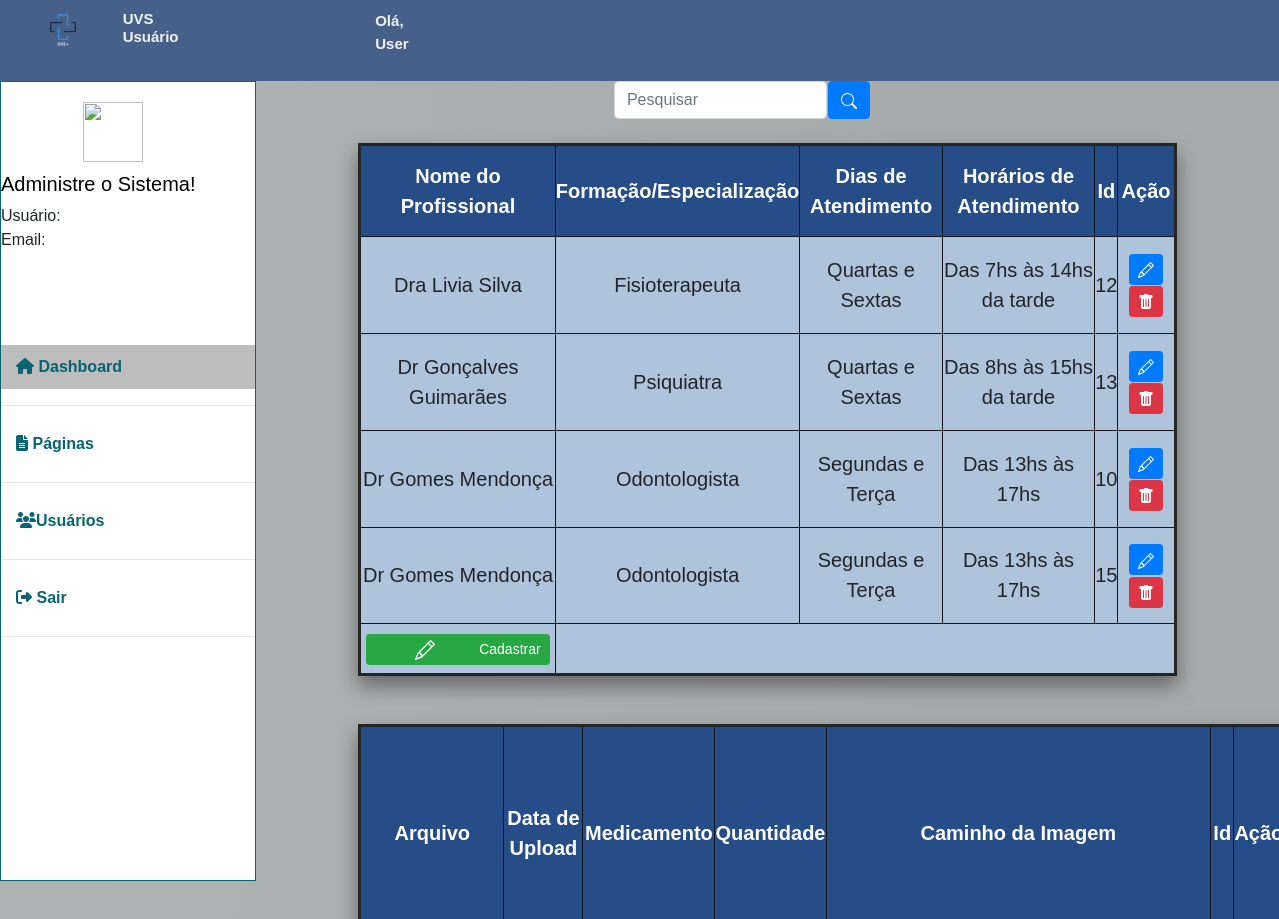
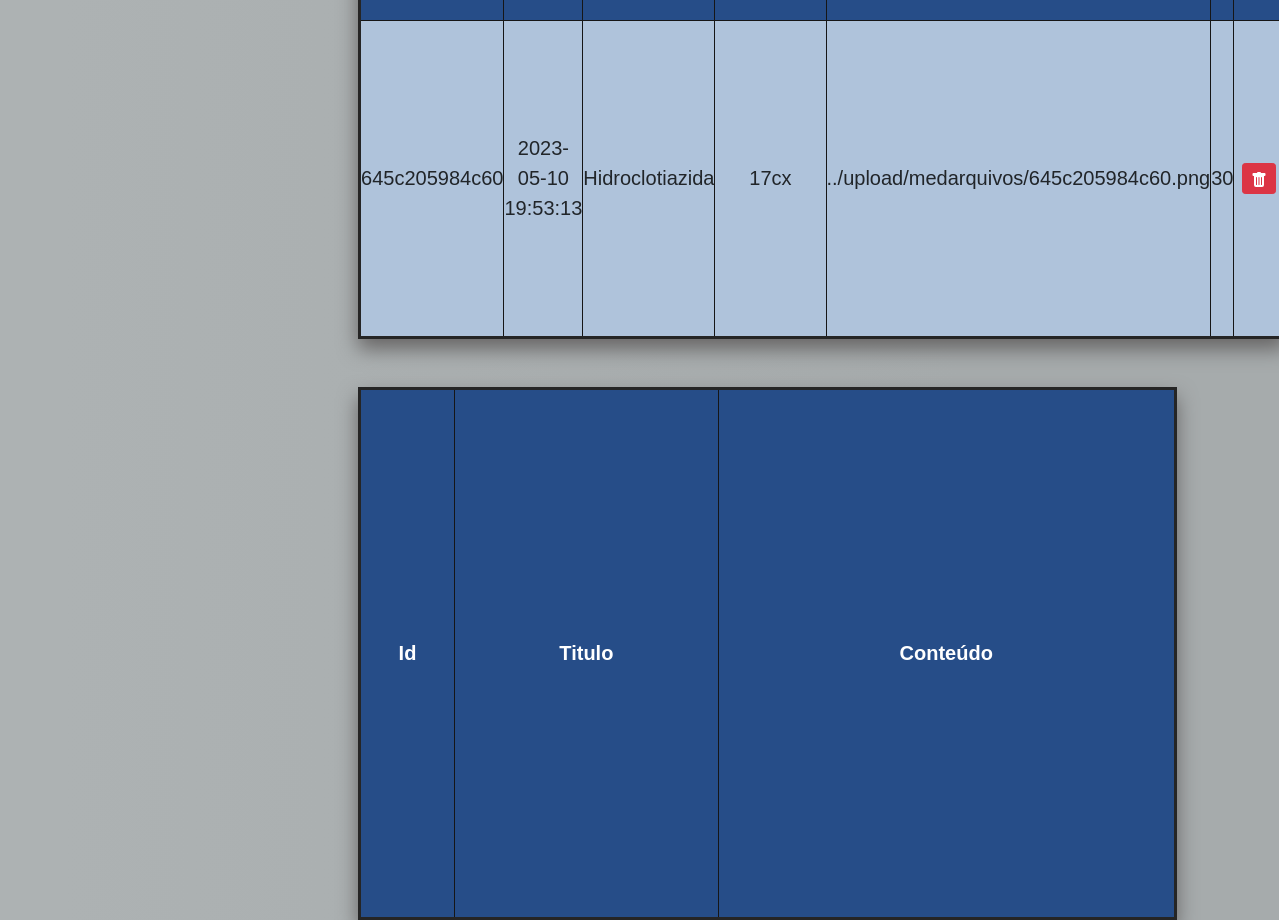
The page /admin_pages/tabelas.php on the database as committed earlier (2 pictures, top to bottom).
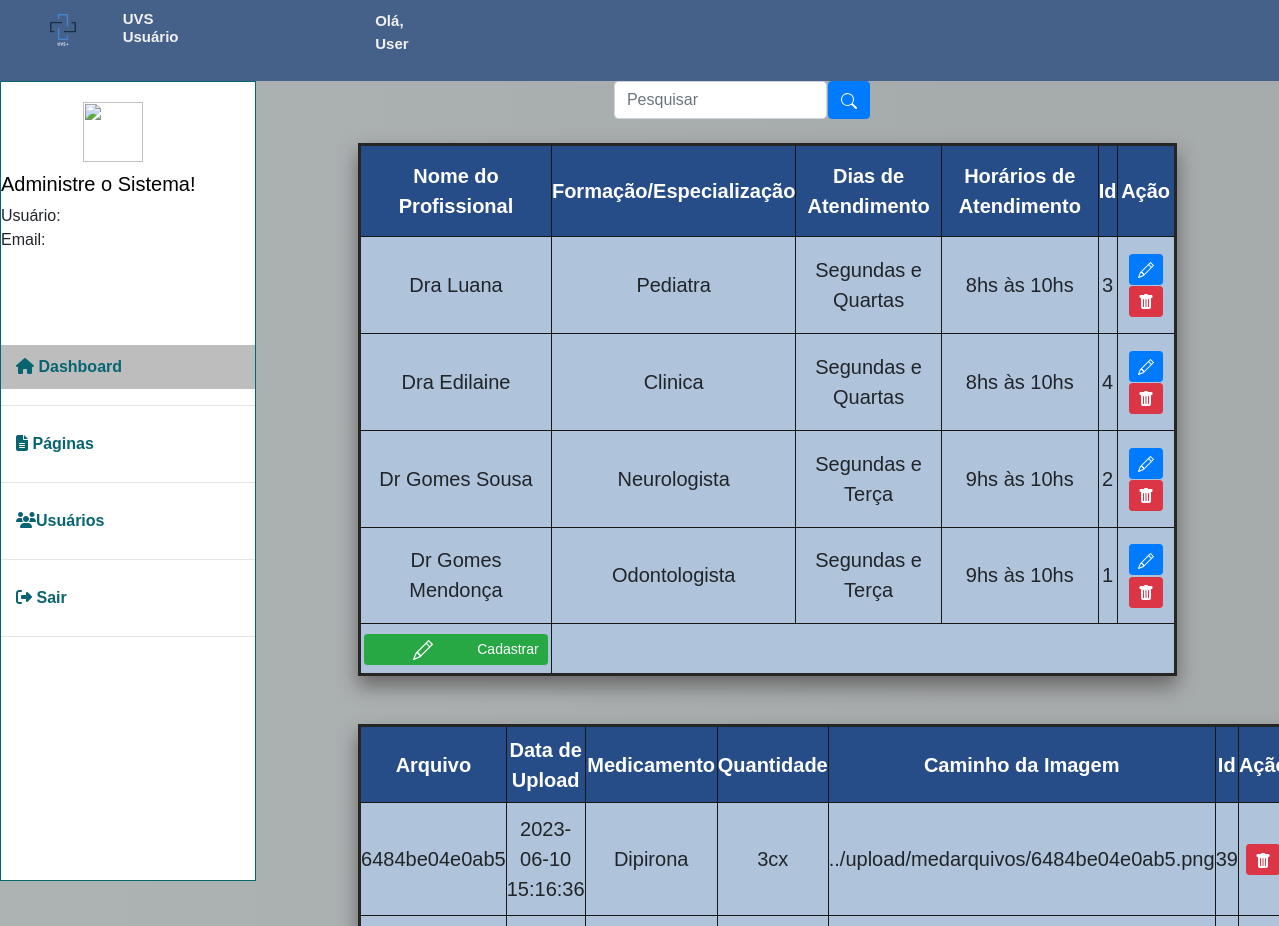
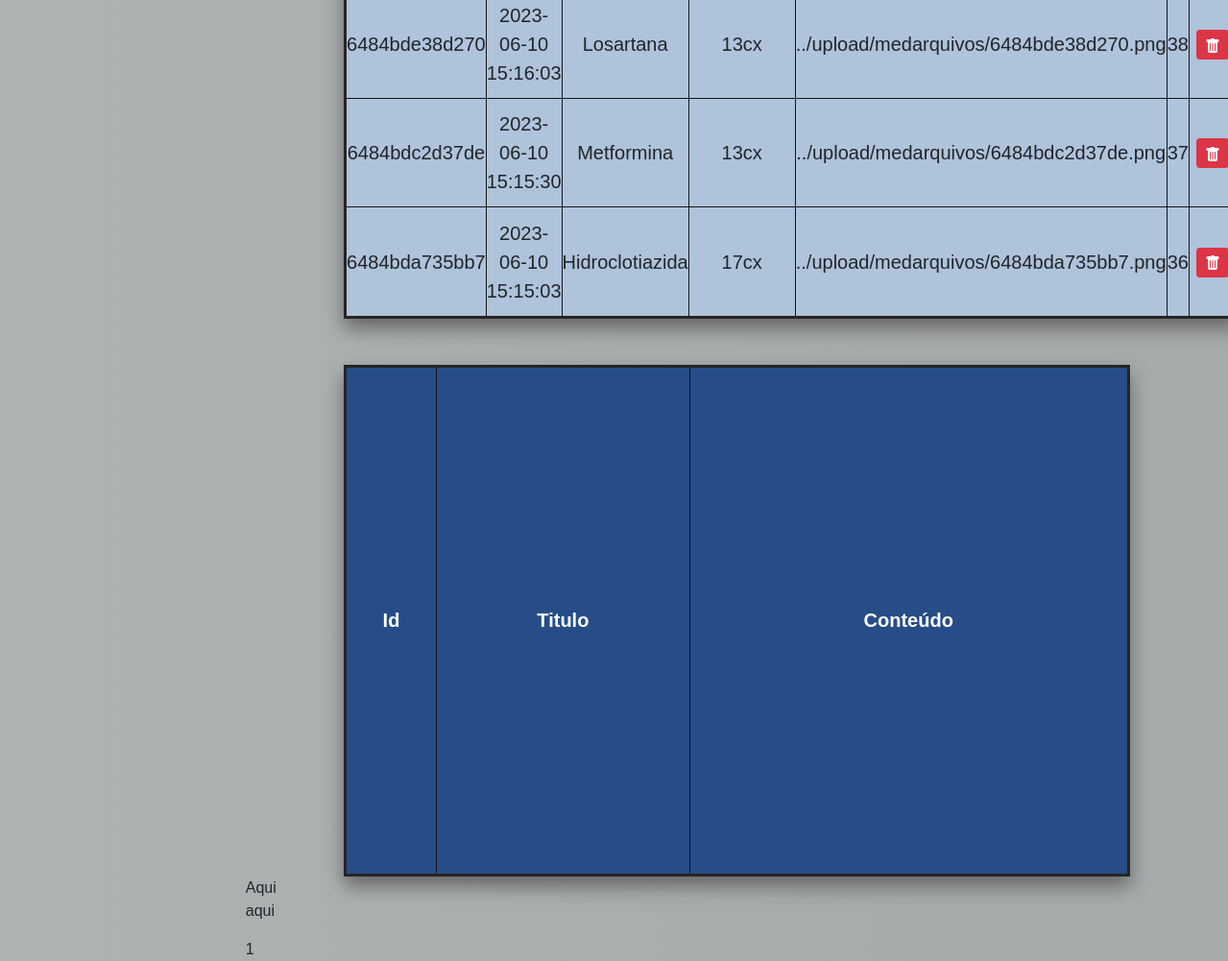
The same page on the database as committed later (2 pictures, top to bottom).
### tables this page shows
CREATE TABLE `tbmedicos` (
  `profissional` varchar(100) NOT NULL,
  `formacao` varchar(100) NOT NULL,
  `dias` varchar(100) NOT NULL,
  `horarios` varchar(100) NOT NULL,
  `Id` int(11) NOT NULL
);

CREATE TABLE `tbmedicamentos` (
  `ID` int(11) NOT NULL,
  `arquivo` varchar(255) NOT NULL,
  `data_upload` datetime NOT NULL,
  `nome` varchar(100) DEFAULT NULL,
  `quant` varchar(100) DEFAULT NULL,
  `caminho` varchar(100) DEFAULT NULL
);

CREATE TABLE `tbartigos` (
  `titulo` varchar(100) NOT NULL,
  `conteudo` varchar(1000) NOT NULL,
  `id` int(100) NOT NULL
);

### admin_pages/tabelas.php (the view, shortened to what this page needs)
<?php
  include_once('../banco/dbconnect.php');
  if(!empty($_GET['search']))
{
  $data = $_GET['search'];
  $data_1 = $_GET['search'];
  $data_2 = $_GET['search'];
  $sql = "SELECT * FROM tbmedicamentos WHERE  id LIKE '%$data%' or arquivo LIKE '%$data%' or  data_upload LIKE '%$data%' or nome LIKE '%$data%' or quant LIKE '%$data%' or caminho LIKE '%$data%' ORDER BY arquivo DESC";
  $sql2 = "SELECT * FROM tbmedicos WHERE Id LIKE '%$data_1%' or profissional LIKE '%$data_1%' or formacao LIKE '%$data_1%'  or dias LIKE '%$data_1%' or horarios LIKE '%$data_1%'  ORDER BY profissional DESC";
  $sql3 = "SELECT * FROM tbartigos WHERE id LIKE '%$data_2%' or titulo LIKE '%$data_2%' or conteudo LIKE or '%$data_2%' ORDER BY titulo DESC";
}
else
{
  $sql = "SELECT * FROM tbmedicamentos ORDER BY arquivo DESC";
  $sql2 = "SELECT * FROM tbmedicos ORDER BY profissional DESC";
  $sql3 = "SELECT * FROM tbartigos ORDER BY titulo DESC";
}
$resultA = $conexao -> query($sql);
$result2 = $conexao -> query($sql2);
$resulth = $conexao -> query($sql3);
  ?>
<!DOCTYPE html>
<?php
    include "../PHP/logado.php";
?>
<html lang="pt-br">
<head>
    <link rel="stylesheet" href="https://stackpath.bootstrapcdn.com/bootstrap/4.1.3/css/bootstrap.min.css">
    <link rel="stylesheet" href="../CSS/admin.css">
    <link rel="stylesheet" href="../CSS/conta.css">
    <link rel="stylesheet" href="../dist/ui/trumbowyg.min.css">
</head>
<body>
<header>
        <div class="info-cabecalho">
                <img class="logo"src="../IMAGENS/UVS +.svg" alt="uvs logo">
                <h5>UVS Usuário</h5>
                <p>Olá, User</p>
        </div>
    </header>
    <section class="main">
        <div class="sidebar">
        <div class="perfil-adm">
                <div class="image-perfil">
                <form action="">
                    <a class="image-perfil" href="user_admin.php">
                    <img src=<?php echo $caminho;?> name="perfiluser" style="width: 60px; height: 60px">
                </a>
                    </form>
                    <h4>Administre o Sistema!</h4>
                    <p><?php echo nl2br("Usuário: " . $nome .
                              "\n". "Email: " . $logado);
                     ?></p>
                </div>
            </div>
           <br>
            <a class="nome-colorido" href="administrador.php"> <i class="fa-solid fa-house" style="color: #076470;"></i> Dashboard</a>
                <hr>
            <a href="paginas.php"> <i class="fa-sharp fa-solid fa-file-lines" style="color: #076470;"></i> Páginas </a>
                <hr>
            <a href="usuarios.php"> <i class="fa-solid fa-users" style="color: #076470;"></i>Usuários</a>
                <hr>
            <a href="../pages/sair.php"> <i class="fa-solid fa-right-from-bracket" style="color: #076470;"></i> Sair</a>
            <hr>
        </div>
       <div class="principal">
        <div class="box-search">
            <input type="search2" placeholder="Pesquisar" class="form-control"  id="pesquisar">
            <button class= "btn btn-primary" onclick="Apresentar()">
            </button>
        </div>
<br>
<table class="tabela">
      <th class="tdDark">Nome do Profissional</th>
      <th class="tdDark">Formação/Especialização</th>
      <th class="tdDark">Dias de Atendimento</th>
      <th class="tdDark">Horários de Atendimento</th>
      <th class="tdDark">Id</th>
      <th class="tdDark">Ação</th>
       <?php
  while($user = mysqli_fetch_assoc($result2)) {
    echo "<tr>";
    echo "<td>".$user['profissional']."</td>";
    echo "<td>".$user['formacao']."</td>";
    echo "<td>".$user['dias']."</td>";
    echo "<td>".$user['horarios']."</td>";
    echo "<td>".$user['Id']."</td>";
    echo "<td>
            <a class='btn btn-sm btn-primary' href='../PHP/edit2.php?id=$user[Id]' title='Editar'>
            <svg xmlns='http://www.w3.org/2000/svg' width='16' height='16' fill='currentColor' class='bi bi-pencil' viewBox='0 0 16 16'>
                <path d='M12.146.146a.5.5 0 0 1 .708 0l3 3a.5.5 0 0 1 0 .708l-10 10a.5.5 0 0 1-.168.11l-5 2a.5.5 0 0 1-.65-.65l2-5a.5.5 0 0 1 .11-.168l10-10zM11.207 2.5 13.5 4.793 14.793 3.5 12.5 1.207 11.207 2.5zm1.586 3L10.5 3.207 4 9.707V10h.5a.5.5 0 0 1 .5.5v.5h.5a.5.5 0 0 1 .5.5v.5h.293l6.5-6.5zm-9.761 5.175-.106.106-1.528 3.821 3.821-1.528.106-.106A.5.5 0 0 1 5 12.5V12h-.5a.5.5 0 0 1-.5-.5V11h-.5a.5.5 0 0 1-.468-.325z'/>
            </svg>
            </a>
            <a  class='btn btn-sm btn-danger' href='../PHP/alterar.php?Id=$user[Id]' title='Deletar'>
                <svg xmlns='http://www.w3.org/2000/svg' width='16' height='16' fill='currentColor' class='bi bi-trash-fill' viewBox='0 0 16 16'>
                    <path d='M2.5 1a1 1 0 0 0-1 1v1a1 1 0 0 0 1 1H3v9a2 2 0 0 0 2 2h6a2 2 0 0 0 2-2V4h.5a1 1 0 0 0 1-1V2a1 1 0 0 0-1-1H10a1 1 0 0 0-1-1H7a1 1 0 0 0-1 1H2.5zm3 4a.5.5 0 0 1 .5.5v7a.5.5 0 0 1-1 0v-7a.5.5 0 0 1 .5-.5zM8 5a.5.5 0 0 1 .5.5v7a.5.5 0 0 1-1 0v-7A.5.5 0 0 1 8 5zm3 .5v7a.5.5 0 0 1-1 0v-7a.5.5 0 0 1 1 0z'/>
                </svg>
            </a>
            </td>";
        echo "</tr>";
       }
         ?>
          <th id="cad">
            <a  class='btn btn-sm btn-success'  href='../pages/cadmed.php' title='Cadastrar'>
                  Cadastrar
                 </a>
             </th>
</table>
<br><br>
<table class="tabela">
     <th class="tdDark">Arquivo</th>
     <th class="tdDark">Data de Upload</th>
     <th class="tdDark">Medicamento</th>
     <th class="tdDark">Quantidade</th>
     <th class="tdDark">Caminho da Imagem</th>
     <th class="tdDark">Id</th>
     <th class="tdDark">Ação</th>
     <?php
     while($user = mysqli_fetch_assoc($resultA)) {
      echo "<tr>";
      echo "<td>".$user['arquivo']."</td>";
      echo "<td>".$user['data_upload']."</td>";
      echo "<td>".$user['nome']."</td>";
      echo "<td>".$user['quant']."</td>";
      echo "<td>".$user['caminho']."</td>";
      echo "<td>".$user['ID']."</td>";
      echo "<td>
                <a  class='btn btn-sm btn-danger' href='../PHP/alterar.php?ID=$user[ID]' title='Deletar'>
                <svg xmlns='http://www.w3.org/2000/svg' width='16' height='16' fill='currentColor' class='bi bi-trash-fill' viewBox='0 0 16 16'>
                    <path d='M2.5 1a1 1 0 0 0-1 1v1a1 1 0 0 0 1 1H3v9a2 2 0 0 0 2 2h6a2 2 0 0 0 2-2V4h.5a1 1 0 0 0 1-1V2a1 1 0 0 0-1-1H10a1 1 0 0 0-1-1H7a1 1 0 0 0-1 1H2.5zm3 4a.5.5 0 0 1 .5.5v7a.5.5 0 0 1-1 0v-7a.5.5 0 0 1 .5-.5zM8 5a.5.5 0 0 1 .5.5v7a.5.5 0 0 1-1 0v-7A.5.5 0 0 1 8 5zm3 .5v7a.5.5 0 0 1-1 0v-7a.5.5 0 0 1 1 0z'/>
                </svg>
                </a>
                </td>";
     }
     ?>
</table>
<br><br>
<table class="tabela">
<th class="tdDark">Id</th>
<th class="tdDark">Titulo</th>
<th class="tdDark">Conteúdo</th>
</table>
<?php
     while($user = mysqli_fetch_assoc($resulth)) {
        echo "<tr>";
        echo "<td>".$user['titulo']."</td>";
        echo "<td>".$user['conteudo']."</td>";
        echo "<td>".$user['id']."</td>";
     }
?>
</div>
</body>
</html>

### CSS/admin.css (style rules this page uses)
* { margin: 0; padding: 0; }
html, body { font-family: Arial, Helvetica, sans-serif; width: 100vw; height: 100%; }
header { display: flex; padding: 10px 2%; justify-content: space-between; background-color: #466189; }
.info-cabecalho { display: flex; }
.info-cabecalho h5 { font-weight: bold; color: #f1f1f1; margin-left: 20%; font-size: 15px }
.info-cabecalho p { font-weight: bold; color: #f1f1f1; margin-left: 100%; font-size: 15px }
.perfil-adm { height: 30%; }
.image-perfil img { margin-top: 10px; margin-left: 30%; justify-content: center; }
.logo { width: 40px; height: 40px; margin-left: 9%; }
.main { display: flex; flex-wrap: wrap; height: 100%; }
.sidebar { width: 20%; background-color: rgb(255, 255, 255); height: 100%; border: 1px solid rgb(7, 100, 112); }
.sidebar a { text-decoration: none; display: block; padding: 10px 15px; color: rgb(7, 100, 112); font-weight: bold; font-family: Arial, Helvetica, sans-serif; }
.nome-colorido { background-color: rgb(189, 189, 189); color: #222; font-weight: bold; }
.principal { width: 80%; }

### CSS/conta.css (style rules this page uses)
body { width:100%; min-height: 100vh; background-attachment: fixed; background: rgb(153, 157, 158); background: linear-gradient(90deg, rgb(173, 178, 179) 5%, rgb(166, 171, 172) 75%); }
h4 { Font-size: 20px; color: black; }
.box-search { margin-left: 35%; width: 25%; gap:.1%; display: flex; }
.tabela { background-color: #AFC3DB; margin-left: 10%; text-align: center; border: solid rgb(37, 37, 37); width: 80%; box-shadow:0px 10px 20px #676565; border-radius: 2px; cursor: pointer; border-collapse:collapse ; font-size: 20px; height: 400pt; }
.tdDark { background-color: #264d88; color: white; }
td { border:solid rgb(22, 22, 22) 1px; }
th { border:solid rgb(22, 22, 22) 1px; }
#cad { margin-left: 0%; width:'100'; height:'20'; }

Rows that differ between the two databases and show on the page:
removed tbmedicos: profissional "Dra Livia Silva", formacao "Fisioterapeuta", dias "Quartas e Sextas", horarios "Das 7hs às 14hs da tarde", Id "12"
removed tbmedicos: profissional "Dr Gonçalves Guimarães", formacao "Psiquiatra", dias "Quartas e Sextas", horarios "Das 8hs às 15hs da tarde", Id "13"
removed tbmedicos: profissional "Dr Gomes Mendonça", formacao "Odontologista", dias "Segundas e Terça", horarios "Das 13hs às 17hs", Id "10"
removed tbmedicos: profissional "Dr Gomes Mendonça", formacao "Odontologista", dias "Segundas e Terça", horarios "Das 13hs às 17hs", Id "15"
removed tbmedicamentos: arquivo "645c205984c60", data_upload "2023-05-10 19:53:13", nome "Hidroclotiazida", quant "17cx", caminho "../upload/medarquivos/645c205984c60.png", ID "30"
added tbmedicos: profissional "Dra Luana", formacao "Pediatra", dias "Segundas e Quartas", horarios "8hs às 10hs", Id "3"
added tbmedicos: profissional "Dra Edilaine", formacao "Clinica", dias "Segundas e Quartas", horarios "8hs às 10hs", Id "4"
added tbmedicos: profissional "Dr Gomes Sousa", formacao "Neurologista", dias "Segundas e Terça", horarios "9hs às 10hs", Id "2"
added tbmedicos: profissional "Dr Gomes Mendonça", formacao "Odontologista", dias "Segundas e Terça", horarios "9hs às 10hs", Id "1"
added tbmedicamentos: arquivo "6484be04e0ab5", data_upload "2023-06-10 15:16:36", nome "Dipirona", quant "3cx", caminho "../upload/medarquivos/6484be04e0ab5.png", ID "39"
added tbmedicamentos: arquivo "6484bde38d270", data_upload "2023-06-10 15:16:03", nome "Losartana", quant "13cx", caminho "../upload/medarquivos/6484bde38d270.png", ID "38"
added tbmedicamentos: arquivo "6484bdc2d37de", data_upload "2023-06-10 15:15:30", nome "Metformina", quant "13cx", caminho "../upload/medarquivos/6484bdc2d37de.png", ID "37"
added tbmedicamentos: arquivo "6484bda735bb7", data_upload "2023-06-10 15:15:03", nome "Hidroclotiazida", quant "17cx", caminho "../upload/medarquivos/6484bda735bb7.png", ID "36"
added tbartigos: titulo "Aqui", conteudo "aqui", id "1"
